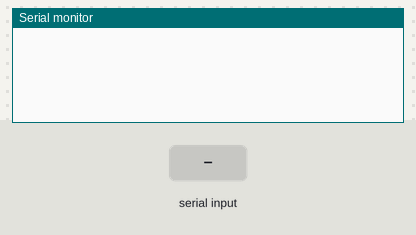
Simulated run of this sketch. Board: ESP8266 (NodeMCU). Parts: the last lines printed to the serial monitor. The test bench sets the inputs (shaded band). WiFi joins after 1.5 s; servers stay silent unless stated; uploads are accepted with an empty reply.

Above: at 3.1 s.
3.2 s: "$}" received over Serial
At 4.2 s:
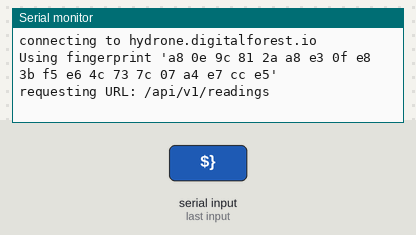
At 6.0 s:
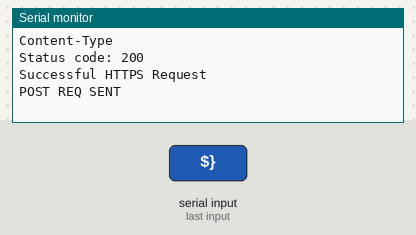

Measured:
- after the input at 3.2 s, the serial monitor: prints a new line at once (image 1)

The sketch:

hydrone_nodemcu.ino
```cpp
#include <Arduino.h>
#include <ArduinoJson.h>
#include <ESP8266WiFi.h>
#include <ESP8266WiFiMulti.h>
#include <WiFiClientSecure.h>
#include "https_driver.h"
#include "uart_driver.h"

#define SERIALDEBUG 0 //WEBSOCKETS DEBUG. CHANGE VALUE TO 1 TO TURN IN ON
#define USE_SERIAL Serial

//WIFI CREDENTIALS
const char* ssid PROGMEM = "SciFi_2.4Ghz";
const char* password PROGMEM = "df2019ROUTER";
const unsigned long wifi_timeout PROGMEM = 10000; // 10 seconds waiting for connecting to wifi
const unsigned long wifi_reconnect_time PROGMEM = 120000; // 2 min retrying
unsigned long wifi_last_connected_time = millis();

bool WIFI_ACTIVE = true;
bool WIFI_reconnect_flag = false;

ESP8266WiFiMulti WiFiMulti;

char *strings[10];
char *ptr = NULL;
char* temp;
char* turb;
char* ph;
char* doxy;
String sTemp;
String sTurb, spH, sDoxy;
void setup() {
  // put your setup code here, to run once:
USE_SERIAL.begin(9600);
USE_SERIAL.setDebugOutput(false);
/*******WIFI SETUP********************************************************************/
  connectWifi();

}

void loop() {
WIFI_ACTIVE = wifiStatusCheck();
  if(serialDataAvailable())
{
  byte index = 0;
  ptr = strtok(receivedBuffer, ">");
  while(ptr != NULL)
  {
    strings[index] = ptr;
    index++;
    ptr = strtok(NULL, ">");
  }
#if SERIALDEBUG
  Serial.println(index);
  #endif

  temp = strings[0];
  turb = strings[1];
  ph = strings[2];
  doxy = strings[3];

  sTemp = String(temp);
  sTurb = String(turb);
  spH = String(ph);
  sDoxy = String(doxy);

  if(WIFI_ACTIVE == false)
{
  if((millis() - wifi_last_connected_time) > wifi_reconnect_time) // reconnects every 2 minutes || Serial is checked so that it doesn't go into reconnecting the wifi when transaction is taking place
    {
      WIFI_reconnect_flag = true;
      wifi_last_connected_time = millis(); // Readjusting the timer so that it doesn't keep on reconnecting on every loop after 2 min has elapsed
    #if SERIALDEBUG
      Serial.print("Connection Lost, Reconnecting");
    #endif
      connectWifi();
        WIFI_reconnect_flag = false;
    }
}
else{
  float fTemp = sTemp.toFloat();
  float fTurb = sTurb.toFloat();
  float fpH = spH.toFloat();
  float fDoxy = sDoxy.toFloat();
  postCashTransaction(fTemp,fTurb,fpH, fDoxy);
  delay(1000);
    }
}
}
bool wifiStatusCheck()
{
  if(WiFiMulti.run() == WL_CONNECTED)
  {
    return true;
  }
  else
  {
    return false;
  }
}
void connectWifi()
{
    #if SERIALDEBUG
    USE_SERIAL.println();
    USE_SERIAL.println();
    USE_SERIAL.println();
    Serial.print("Connecting to WiFi: ");
    Serial.println(ssid);
  #endif
  for (uint8_t t = 4; t > 0; t--)
  {
    #if SERIALDEBUG
      USE_SERIAL.printf("[SETUP] BOOT WAIT %d...\n", t);
    #endif
    USE_SERIAL.flush();
    delay(100);
  }
  WiFiMulti.addAP(ssid, password);
  unsigned long lastTime = millis();

  while (wifiStatusCheck() == false && (millis()-lastTime) < wifi_timeout)
  {
    delay(100);
    #if SERIALDEBUG
      Serial.println(".");
      Serial.print("Time: ");
      Serial.println(millis()-lastTime);
    #endif
  }
  #if SERIALDEBUG
    Serial.println("");
    Serial.println("WiFi connected");
    Serial.println("IP address: ");
    Serial.println(WiFi.localIP());
  #endif
}
```

https_driver.h
```cpp
#define SERIALDEBUG 1 //HTTPS DEBUG. CHANGE VALUE TO 1 TO TURN IN ON
/********************CAUTION: DO NOT CHANGE. *****************************************************************************/
//SERVER DETAILS
const char* host  PROGMEM = "hydrone.digitalforest.io";

//HTTPS REQUEST CREDENTIALS
const int httpsPort = 443;
const char fingerprint[] PROGMEM = "a8 0e 9c 81 2a a8 e3 0f e8 3b f5 e6 4c 73 7c 07 a4 e7 cc e5";

bool SuccessfulHttpRequest(String _client)
{
  //String response  = _client.readStringUntil('{');
  int splitT = _client.indexOf(":");
  String response = _client.substring(0, splitT);
#if SERIALDEBUG
  Serial.print("[CHECK HTTP RESPONSE]HTTPS Response: ");
  Serial.println(response);
  Serial.print("Status code: ");
  Serial.print(response[9]); //9,10,11
  Serial.print(response[10]);
  Serial.println(response[11]);
#endif
//checking for status code 200 which is a successful response. Checking the first number for '2' is sufficient enough. Other error codes start with '4' e.g. 422
  if(response[9] == '2')
    {
      #if SERIALDEBUG
        Serial.println("Successful HTTPS Request");
      #endif
      return true;
    }
  else
  {
    #if SERIALDEBUG
      Serial.println("Unsuccessful HTTPS Request");
    #endif
    return false;
  }
}

bool postCashTransaction_internal(float _temp, float _turb, float _ph, float _doxy) {

  WiFiClientSecure client;
  String endpoint_url   = "/api/v1/readings";
#if SERIALDEBUG
  Serial.print("connecting to ");
  Serial.println(host);
#endif
#if SERIALDEBUG
  Serial.printf("Using fingerprint '%s'\n", fingerprint);
#endif
  client.setFingerprint(fingerprint);

  if (!client.connect(host, httpsPort)) {
#if SERIALDEBUG
    Serial.println("connection failed");
#endif
    //    return;
  }

#if SERIALDEBUG
  Serial.print("requesting URL: ");
  Serial.println(endpoint_url);
#endif
  DynamicJsonBuffer jsonBuffer;

  JsonObject& root = jsonBuffer.createObject();
  root["ph"] = _ph;
  root["temperature"] = _temp;
  root["turbidity"] = _turb;
  root["dissolved_oxygen"] = _doxy;

  //ADD DATE TIME BASED ON THE FLAG
  int length = root.measureLength();
  char buffer[length + 1];
  root.printTo(buffer, sizeof(buffer));


  String requestBody2 = "POST " + endpoint_url + " HTTP/1.1\r\n" +
                        "Host: " + host + "\r\n" +
                        "Content-Type: application/json\r\n" +
                        "Content-Length: " + root.measureLength() +
                        "\r\n\r\n" + buffer;

  client.println(requestBody2);
#if SERIALDEBUG
  //Serial.println(requestBody2);
#endif
  String  line2 = client.readStringUntil('}'); //readString() is significantly slow
#if SERIALDEBUG
  Serial.println(line2);
#endif

 bool statusCheck = SuccessfulHttpRequest(line2);
   //String  line = client.readStringUntil(':'); //readString() is significantly slow
#if SERIALDEBUG
  Serial.println("POST REQ SENT");
#endif

  if(statusCheck == true) return true;
  else return false;
}

bool postCashTransaction(float _temp, float _turb, float _ph, float _doxy)
{
   //String receivedToken = oauth_bearer_access_token;
   bool successfulReq = postCashTransaction_internal(_temp, _turb, _ph, _doxy);

  if(successfulReq == true) return true;
  else return false;
}
```

uart_driver.h
```cpp
bool receiveMsg = false;
char incomingByte;
char charBuffer[12];

#define ReceivedBufferLength 50
char receivedBuffer[ReceivedBufferLength+1];    // store the serial command
byte receivedBufferIndex = 0;

boolean serialDataAvailable(void)
{
  char receivedChar;
  static unsigned long receivedTimeOut = millis();
  while ( Serial.available() > 0 )
  {
    if (millis() - receivedTimeOut > 500U)
    {
      receivedBufferIndex = 0;
      memset(receivedBuffer,0,(ReceivedBufferLength+1));
    }
    receivedTimeOut = millis();
    receivedChar = Serial.read();
    if (receivedChar == '$' || receivedBufferIndex == ReceivedBufferLength)
    {
    receivedBufferIndex = 0;
    //strupr(receivedBuffer);
    return true;
    }else{
        receivedBuffer[receivedBufferIndex] = receivedChar;
        receivedBufferIndex++;
    }
  }
  return false;
}

byte uartParse()
{
    byte modeIndex = 0;
    if(strstr(receivedBuffer, "CALIBRATION") != NULL)
        modeIndex = 1;
    else if(strstr(receivedBuffer, "EXIT") != NULL)
        modeIndex = 3;
    else if(strstr(receivedBuffer, "SATCAL") != NULL)
        modeIndex = 2;
    return modeIndex;
}
```
